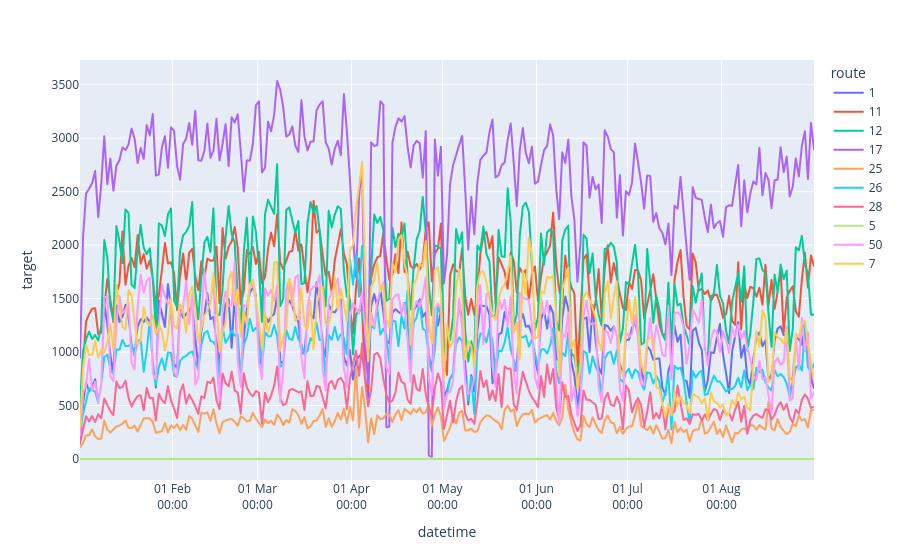

The notebook cell this image was saved under:
### Code cell
fig = px.line(
    plot_df.filter(pl.col('hour') == 12),
    x="datetime",
    y="target",
    color="route",
)

fig.update_xaxes(
    type="date",
    tickformat="%d %b<br>%H:%M",
    hoverformat="%Y-%m-%d %H:%M",
)

fig.show()

### Figure 1 — Plotly figure (JSON) as saved in the notebook; plotly's stock layout.template omitted (floating-point values rounded to 4 significant figures; data arrays with more than 128 entries replaced by an {"elided": "..."} marker saying what was removed)
{"data": [{"hovertemplate": "route=1<br>datetime=%{x}<br>target=%{y}<extra></extra>", "legendgroup": "1", "line": {"color": "#636efa", "dash": "solid"}, "marker": {"symbol": "circle"}, "mode": "lines", "name": "1", "showlegend": true, "type": "scattergl", "x": {"elided": "243 str values"}, "xaxis": "x", "y": {"elided": "243 int values"}, "yaxis": "y"}, {"hovertemplate": "route=11<br>datetime=%{x}<br>target=%{y}<extra></extra>", "legendgroup": "11", "line": {"color": "#EF553B", "dash": "solid"}, "marker": {"symbol": "circle"}, "mode": "lines", "name": "11", "showlegend": true, "type": "scattergl", "x": {"elided": "243 str values"}, "xaxis": "x", "y": {"elided": "243 int values"}, "yaxis": "y"}, {"hovertemplate": "route=12<br>datetime=%{x}<br>target=%{y}<extra></extra>", "legendgroup": "12", "line": {"color": "#00cc96", "dash": "solid"}, "marker": {"symbol": "circle"}, "mode": "lines", "name": "12", "showlegend": true, "type": "scattergl", "x": {"elided": "243 str values"}, "xaxis": "x", "y": {"elided": "243 int values"}, "yaxis": "y"}, {"hovertemplate": "route=17<br>datetime=%{x}<br>target=%{y}<extra></extra>", "legendgroup": "17", "line": {"color": "#ab63fa", "dash": "solid"}, "marker": {"symbol": "circle"}, "mode": "lines", "name": "17", "showlegend": true, "type": "scattergl", "x": {"elided": "243 str values"}, "xaxis": "x", "y": {"elided": "243 int values"}, "yaxis": "y"}, {"hovertemplate": "route=25<br>datetime=%{x}<br>target=%{y}<extra></extra>", "legendgroup": "25", "line": {"color": "#FFA15A", "dash": "solid"}, "marker": {"symbol": "circle"}, "mode": "lines", "name": "25", "showlegend": true, "type": "scattergl", "x": {"elided": "243 str values"}, "xaxis": "x", "y": {"elided": "243 int values"}, "yaxis": "y"}, {"hovertemplate": "route=26<br>datetime=%{x}<br>target=%{y}<extra></extra>", "legendgroup": "26", "line": {"color": "#19d3f3", "dash": "solid"}, "marker": {"symbol": "circle"}, "mode": "lines", "name": "26", "showlegend": true, "type": "scattergl", "x": {"elided": "243 str values"}, "xaxis": "x", "y": {"elided": "243 int values"}, "yaxis": "y"}, {"hovertemplate": "route=28<br>datetime=%{x}<br>target=%{y}<extra></extra>", "legendgroup": "28", "line": {"color": "#FF6692", "dash": "solid"}, "marker": {"symbol": "circle"}, "mode": "lines", "name": "28", "showlegend": true, "type": "scattergl", "x": {"elided": "243 str values"}, "xaxis": "x", "y": {"elided": "243 int values"}, "yaxis": "y"}, {"hovertemplate": "route=5<br>datetime=%{x}<br>target=%{y}<extra></extra>", "legendgroup": "5", "line": {"color": "#B6E880", "dash": "solid"}, "marker": {"symbol": "circle"}, "mode": "lines", "name": "5", "showlegend": true, "type": "scattergl", "x": {"elided": "243 str values"}, "xaxis": "x", "y": {"elided": "243 int values"}, "yaxis": "y"}, {"hovertemplate": "route=50<br>datetime=%{x}<br>target=%{y}<extra></extra>", "legendgroup": "50", "line": {"color": "#FF97FF", "dash": "solid"}, "marker": {"symbol": "circle"}, "mode": "lines", "name": "50", "showlegend": true, "type": "scattergl", "x": {"elided": "243 str values"}, "xaxis": "x", "y": {"elided": "243 int values"}, "yaxis": "y"}, {"hovertemplate": "route=7<br>datetime=%{x}<br>target=%{y}<extra></extra>", "legendgroup": "7", "line": {"color": "#FECB52", "dash": "solid"}, "marker": {"symbol": "circle"}, "mode": "lines", "name": "7", "showlegend": true, "type": "scattergl", "x": {"elided": "243 str values"}, "xaxis": "x", "y": {"elided": "243 int values"}, "yaxis": "y"}], "layout": {"legend": {"title": {"text": "route"}, "tracegroupgap": 0}, "margin": {"t": 60}, "xaxis": {"anchor": "y", "domain": [0, 1], "hoverformat": "%Y-%m-%d %H:%M", "tickformat": "%d %b<br>%H:%M", "title": {"text": "datetime"}, "type": "date"}, "yaxis": {"anchor": "x", "domain": [0, 1], "title": {"text": "target"}}}}
